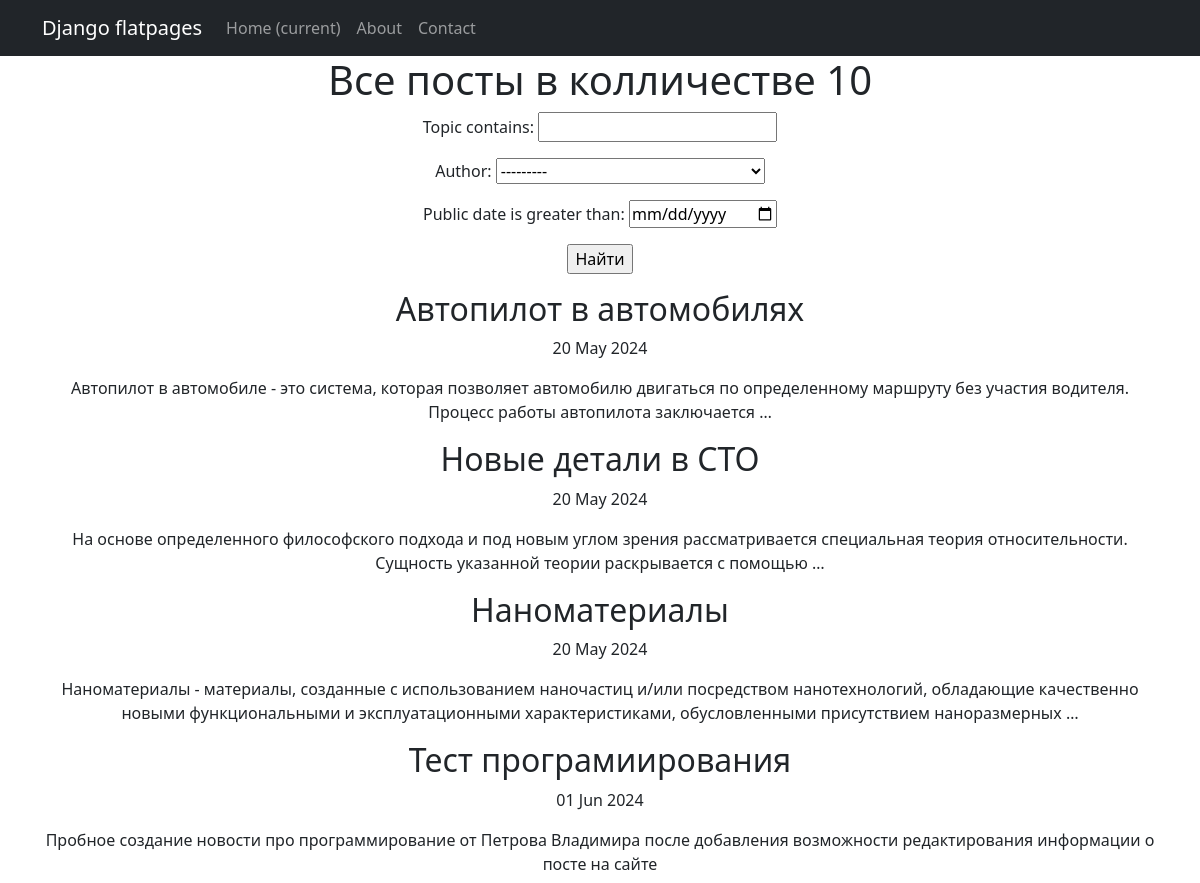
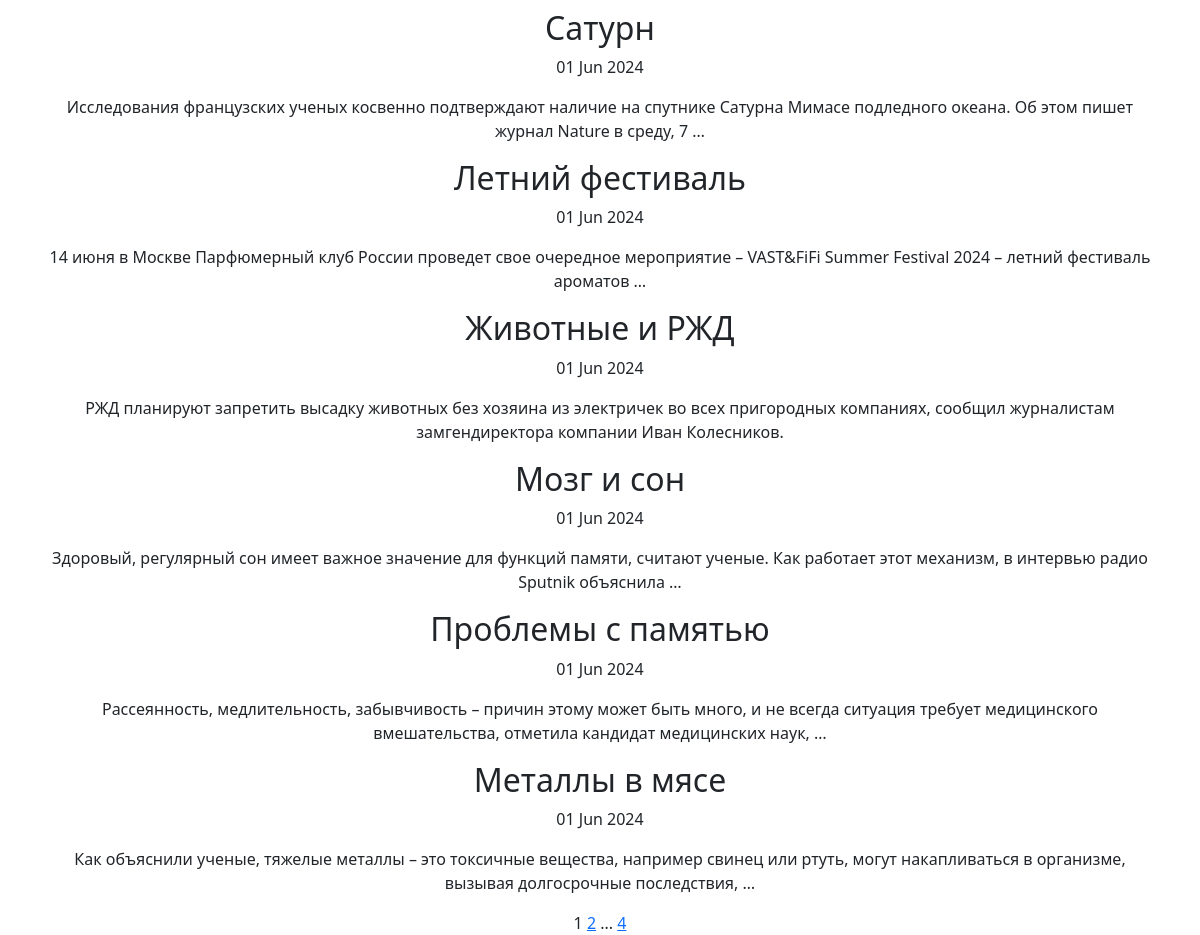
The app's page /news/search/ with its own data (2 pictures, top to bottom).
### news_portal/models.py (models this page shows, shortened)
class Post(models.Model):
    article = "AR"
    news = "NW"
    POST_OPTIONS =[
        (article, "Статья"),
        (news, 'Новость')
    ]
    author = models.ForeignKey(Author, on_delete=models.CASCADE)
    post_type = models.CharField(max_length=2,
                                 choices=POST_OPTIONS,
                                 default=article)
    public_date = models.DateTimeField(auto_now_add=True)
    category = models.ManyToManyField(Category, through="PostCategory")
    topic = models.CharField(max_length=255)
    content = models.TextField()
    rating = models.IntegerField(default=0)

### news_portal/views.py (the view)
# urls.py: path('search/', PostSearch.as_view(), name='posts_search'),
class PostSearch(ListView):
    model = Post
    ordering = "public_date"
    template_name = "post_search.html"
    context_object_name = "posts"
    paginate_by = 10
    def get_queryset(self):
        queryset = super().get_queryset()
        self.filterset = PostFilter(self.request.GET, queryset)
        return self.filterset.qs
    def get_context_data(self, **kwargs):
        context = super().get_context_data(**kwargs)
        context["filterset"] = self.filterset
        return context

### news_portal/models.py (called while the page is built)
    def __str__(self):
        return f'{self.user}'

### news_portal/templatetags/custom_tags.py (called while the page is built)
@register.simple_tag(takes_context=True)
def url_replace(context, **kwargs):
   d = context['request'].GET.copy()
   for k, v in kwargs.items():
       d[k] = v
   return d.urlencode()

### templates/post_search.html (shortened to what this page needs)
{% extends 'flatpages/default.html' %} {% load custom_filters %}
{% load custom_tags %}
{% block title%} Posts {% endblock title %} {% block content %}
<h1>Все посты в колличестве {{ posts| length }}</h1>
<form action="" method="get">
    {{ filterset.form.as_p }}
    <input type="submit" value="Найти" />
</form>
{% if posts %} {% for post in posts %}
<p><h2>{{ post.topic }}</h2> {{ post.public_date|date:'d M Y' }}</p>
<p>{{ post.content|truncatewords:20 }}</p>
{% endfor %} {% else %}
<h2>Постов нет!</h2>
{% endif %}
{{ page_obj.number }}
{% if page_obj.has_next %}
<a href="?{% url_replace page=page_obj.next_page_number %}">{{ page_obj.next_page_number }}</a>
{% if paginator.num_pages != page_obj.next_page_number %}
    ...
    <a href="?{% url_replace page=page_obj.paginator.num_pages %}">{{ page_obj.paginator.num_pages }}</a>
{% endif %}
{% endif %}
{% endblock content %}

### records on screen
Post: topic "Автопилот в автомобилях", public_date "20 May 2024", content "Автопилот в автомобиле - это система, которая позволяет автомобилю двигаться по определенному маршруту без участия водителя. Процесс работы автопилота заключается …"
Post: topic "Новые детали в СТО", public_date "20 May 2024", content "На основе определенного философского подхода и под новым углом зрения рассматривается специальная теория относительности. Сущность указанной теории раскрывается с помощью …"
Post: topic "Наноматериалы", public_date "20 May 2024", content "Наноматериалы - материалы, созданные с использованием наночастиц и/или посредством нанотехнологий, обладающие качественно новыми функциональными и эксплуатационными характеристиками, обусловленными присутствием наноразмерных …"
Post: topic "Тест програмиирования", public_date "01 Jun 2024", content "Пробное создание новости про программирование от Петрова Владимира после добавления возможности редактирования информации о посте на сайте"
Post: topic "Сатурн", public_date "01 Jun 2024", content "Исследования французских ученых косвенно подтверждают наличие на спутнике Сатурна Мимасе подледного океана. Об этом пишет журнал Nature в среду, 7 …"
Post: topic "Летний фестиваль", public_date "01 Jun 2024", content "14 июня в Москве Парфюмерный клуб России проведет свое очередное мероприятие – VAST&FiFi Summer Festival 2024 – летний фестиваль ароматов …"
Post: topic "Животные и РЖД", public_date "01 Jun 2024", content "РЖД планируют запретить высадку животных без хозяина из электричек во всех пригородных компаниях, сообщил журналистам замгендиректора компании Иван Колесников."
Post: topic "Мозг и сон", public_date "01 Jun 2024", content "Здоровый, регулярный сон имеет важное значение для функций памяти, считают ученые. Как работает этот механизм, в интервью радио Sputnik объяснила …"
Post: topic "Проблемы с памятью", public_date "01 Jun 2024", content "Рассеянность, медлительность, забывчивость – причин этому может быть много, и не всегда ситуация требует медицинского вмешательства, отметила кандидат медицинских наук, …"
Post: topic "Металлы в мясе", public_date "01 Jun 2024", content "Как объяснили ученые, тяжелые металлы – это токсичные вещества, например свинец или ртуть, могут накапливаться в организме, вызывая долгосрочные последствия, …"

### other values on screen
{{ posts| length }} "10"
{{ page_obj.number }} "1"
{{ page_obj.next_page_number }} "2"
{{ page_obj.paginator.num_pages }} "4"
